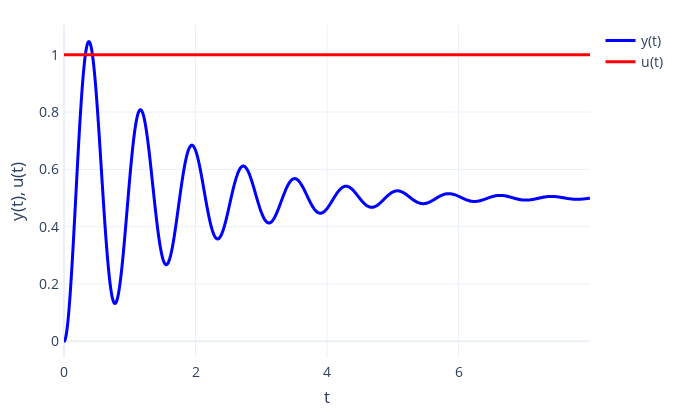

Here is the notebook cell this chart was saved with:
### Code cell
# Plot solution using plotly
fig = go.Figure()
fig.add_trace(go.Scatter(x=ts, y=true_solution[:, 0], name='y(t)', line_shape='spline', line=dict(color='blue', width=3)))
fig.add_trace(go.Scatter(x=ts, y=[u0(t) for t in ts], name='u(t)', line_shape='spline', line=dict(color='red', width=3)))
fig.update_layout(xaxis_title='t', yaxis_title='y(t), u(t)')
fig.update_layout(template='plotly_white')
fig.update_layout(font=dict(size=14))
fig.update_layout(width=680, height=420,
                    margin=dict(l=25, r=25, b=25, t=25, pad=4))
fig.write_image('solution_first.pdf')
fig.show()

### Figure 1 — Plotly figure (JSON) as saved in the notebook; plotly's stock layout.template omitted (floating-point values rounded to 4 significant figures; data arrays with more than 128 entries replaced by an {"elided": "..."} marker saying what was removed)
{"data": [{"line": {"color": "blue", "shape": "spline", "width": 3}, "name": "y(t)", "type": "scatter", "x": {"elided": "8000 float values"}, "y": {"elided": "8000 float values"}}, {"line": {"color": "red", "shape": "spline", "width": 3}, "name": "u(t)", "type": "scatter", "x": {"elided": "8000 float values"}, "y": {"elided": "8000 int values"}}], "layout": {"font": {"size": 14}, "height": 420, "margin": {"b": 25, "l": 25, "pad": 4, "r": 25, "t": 25}, "width": 680, "xaxis": {"title": {"text": "t"}}, "yaxis": {"title": {"text": "y(t), u(t)"}}}}
